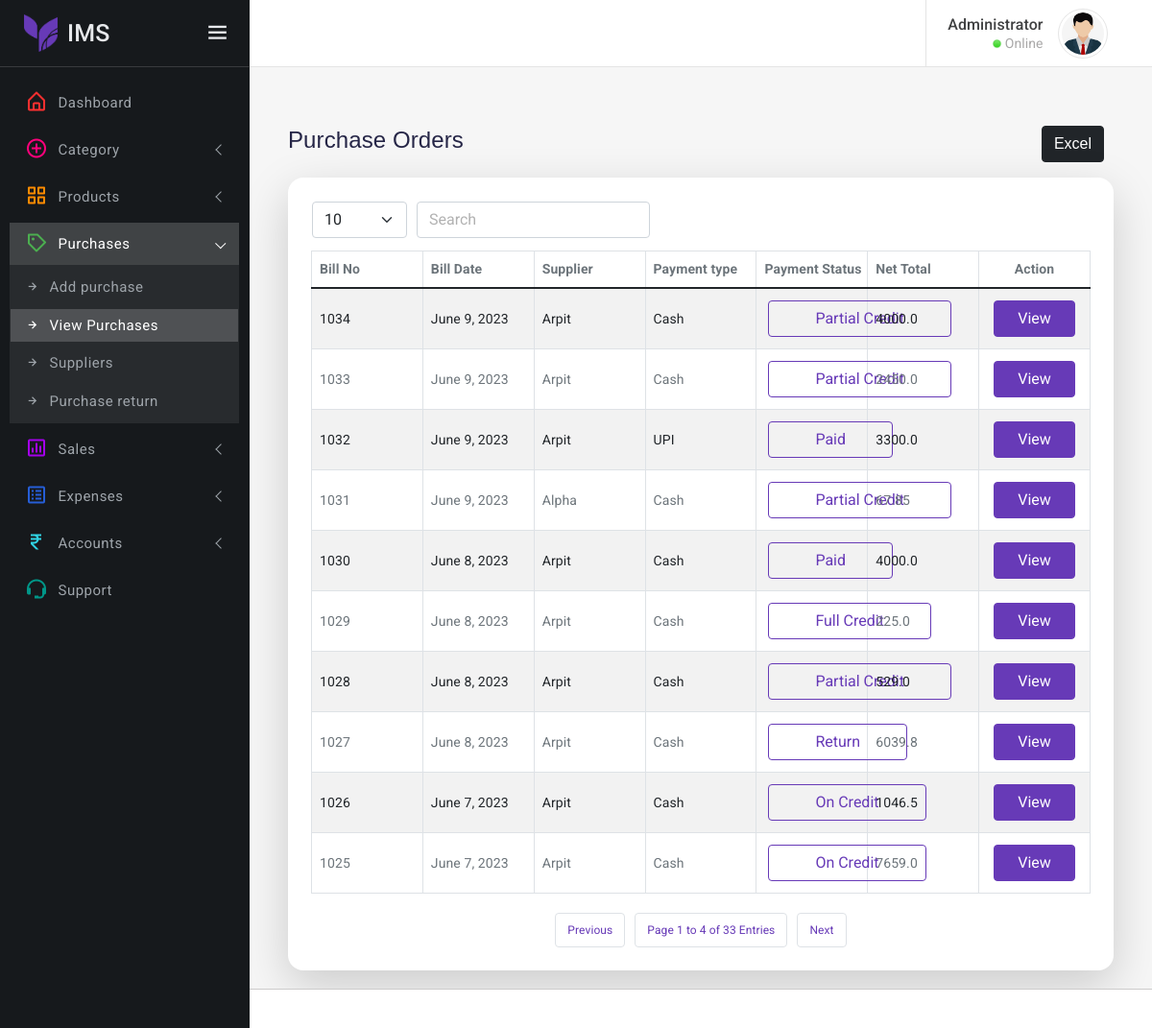
Page /purchases (signed in) on the committed database.
### AdminPanel/models.py (models this page shows, shortened)
class Purchases(models.Model):
    billNo = models.IntegerField(default=0000, primary_key=True)
    billDate = models.DateField(default=datetime.date.today)
    supplierId = models.IntegerField(default=0)
    supplierName = models.CharField(max_length=100)
    supplierPhone = models.CharField(max_length=12)
    supplierGst = models.CharField(max_length=50)
    paymentType = models.CharField(max_length=10)
    total = models.FloatField()
    gst = models.FloatField(default=0)
    otherExpenses = models.FloatField(default=0)
    grossTotal = models.FloatField(default=0)
    discount = models.FloatField(default=0)
    netTotal = models.FloatField(default=0)
    paidAmount = models.FloatField(default=0)
    description = models.CharField(max_length=100)
    billImage = models.ImageField(upload_to='images/purchase-bills', null=True)
    paymentStatus = models.CharField(max_length=50,default="Paid")
    class Meta:
        verbose_name_plural = "Purchases"

### AdminPanel/views.py (the view, shortened to what this page needs)
# urls.py: path("purchases", views.purchases, name='purchases'),
def purchases(request):
    if 'email' in request.session:
        if request.method == 'GET':
            purchases = Purchases.objects.all().order_by('-billNo')
            context = {'purchases': purchases}
            return render(request,"purchases.html", context)
    else:
        return redirect("/")

### templates/purchases.html (shortened to what this page needs)
<!DOCTYPE html>
<html lang="en" class="dark-sidebar">
<head>
    <link href="static/assets/plugins/simplebar/css/simplebar.css" rel="stylesheet" />
    <link href="static/assets/plugins/perfect-scrollbar/css/perfect-scrollbar.css" rel="stylesheet" />
    <link href="static/assets/plugins/metismenu/css/metisMenu.min.css" rel="stylesheet" />
    <link href="static/assets/css/pace.min.css" rel="stylesheet" />
    <link rel="stylesheet" href="static/assets/css/bootstrap.min.css" />
    <link rel="stylesheet" href="https://cdnjs.cloudflare.com/ajax/libs/font-awesome/4.7.0/css/font-awesome.min.css" />
    <link rel="stylesheet" href="static/assets/css/icons.css" />
    <link rel="stylesheet" href="static/assets/css/app.css" />
    <link rel="stylesheet" href="static/assets/css/dark-sidebar.css" />
    <link rel="stylesheet" href="static/assets/css/dark-theme.css" />
</head>
<body>
    <div class="wrapper">
    {% include 'sidebar.html' %}
        <div class="page-wrapper">
            <div class="page-content-wrapper">
                <div class="page-content container-fluid">
                    <br>
                    <div class="m-3" style="display: flex; justify-content: space-between; align-items: center; font-family: Arial, Helvetica, sans-serif">
                        <h4 style="color: #262647 !important;">Purchase Orders</h4>
                        <button style="margin-right:10px;" class="btn btn-dark buttons-html5"><a href="/generate_excel_for_purchaseBills" style="color: white; text-decoration: none;">Excel</a></button>
                    </div>
                    <div class="card m-3 p-4 border-0 shadow-lg" style="border-radius: 1rem !important;">
                        {% if not purchases %}
                            <div style="text-align:center;">
                                <img src="/media/images/others/empty-purchase-list.png" width="600" height="600" alt="">
                            </div>
                        {% else%}
                            <div class="table-responsive">
                                <table id="myTable" class="p-2 mb-0 table table-striped table-bordered dataTable" style="width: 100%;" role="grid" aria-describedby="example2_info">
                                    <thead>
                                    </thead>
                                    <tbody>
                                        {% for purchase in purchases %}
                                            <tr>
                                                <td>{{purchase.billNo}}</td>
                                                <td>{{purchase.billDate}}</td>
                                                <td>{{purchase.supplierName}}</td>
                                                <td>{{purchase.paymentType}}</td>
                                                <td>
                                                    <form action="/purchases" method="post">
                                                        <div style="text-align: center;">
                                                            <button type="submit" class="btn btn-outline-primary m-1 px-5" name="paymentButton">{{purchase.paymentStatus}}</button>
                                                        </div>
                                                    </form>
                                                </td>
                                                <td>{{purchase.netTotal}}</td>
                                                <td>
                                                    <div class="font-22 text-primary" style="text-align: center;">
                                                        <a href="{% url 'view-purchase-bill'%}?billNo={{purchase.billNo}}" style="color: #ff8b01;">
                                                            <button type="button"  class="btn btn-primary px-4" name="edit" data-bs-dismiss="modal">View</button>
                                                        </a>
                                                    </div>
                                                </td>
                                            </tr>
                                        {% endfor %}
                                    </tbody>
                                </table>
                            </div>
                        {% endif%}
                    </div>
                </div>
            </div>
        </div>
    </div>
</body>
</html>

### templates/sidebar.html (shortened to what this page needs)
<header class="top-header">
    <nav class="navbar navbar-expand">
        <div class="right-topbar ms-auto">
            <ul class="navbar-nav">
                <li class="nav-item dropdown dropdown-user-profile">
                    <a class="nav-link dropdown-toggle dropdown-toggle-nocaret" href="javascript:;" data-bs-toggle="dropdown">
                        <div class="d-flex user-box align-items-center">
                            <div class="user-info">
                                <p class="user-name mb-0">Administrator</p>
                                <p class="designattion mb-0">
                                    <img src="media/images/others/online.png" style="width: 11px;margin-right: 3px;margin-top: -3px;" alt="" />Online</p>
                            </div>
                            <img src="media/images/others/profile.jpg" class="user-img" alt="user avatar">
                        </div>
                    </a>
                </li>
            </ul>
        </div>
    </nav>
</header>
<div class="sidebar-wrapper" data-simplebar="true">
    <div class="sidebar-header">
        <div class="">
            <img src="static/assets/images/logo-icon.png" class="logo-icon-2" alt="" />
        </div>
        <div>
            <h4 class="logo-text">IMS</h4>
        </div>
        <a href="javascript:;" class="toggle-btn ms-auto"> <i class="bx bx-menu"></i>
        </a>
    </div>
    <ul class="metismenu" id="menu">
        <li>
            <a href="dashboard" >
                <div class="parent-icon icon-color-1"><i class="bx bx-home-alt"></i>
                </div>
                <div class="menu-title">Dashboard</div>
            </a>
        </li>
        <li>
            <a href="javascript:;" class="has-arrow">
                <div class="parent-icon icon-color-2"><i class="bx bx-plus-circle"></i>
                </div>
                <div class="menu-title">Category</div>
            </a>
        </li>
        <li>
            <a href="javascript:;" class="has-arrow">
                <div class="parent-icon icon-color-4"><i class="bx bx-grid-alt"></i>
                </div>
                <div class="menu-title">Products</div>
            </a>
        </li>
        <li>
            <a href="javascript:;" class="has-arrow">
                <div class="parent-icon icon-color-3"><i class="bx bx-purchase-tag"></i>
                </div>
                <div class="menu-title">Purchases</div>
            </a>
            <ul>
                <li> <a href="add-purchase"><i class="bx bx-right-arrow-alt"></i>Add purchase</a>
                </li>
                <li> <a href="purchases"><i class="bx bx-right-arrow-alt"></i> View Purchases</a>
                </li>
                <li> <a href="suppliers"><i class="bx bx-right-arrow-alt"></i>Suppliers</a>
                </li>
                <li> <a href="purchase-return"><i class="bx bx-right-arrow-alt"></i>Purchase return</a>
                </li>
            </ul>
        </li>
        <li>
            <a href="javascript:;" class="has-arrow">
                <div class="parent-icon icon-color-5"><i class="bx bx-bar-chart-square"></i>
                </div>
                <div class="menu-title">Sales</div>
            </a>
        </li>
        <li>
            <a href="javascript:;" class="has-arrow">
                <div class="parent-icon icon-color-9"><i class="bx bx-spreadsheet"></i>
                </div>
                <div class="menu-title">Expenses</div>
            </a>
        </li>
        <li>
            <a href="javascript:;" class="has-arrow">
                <div class="parent-icon icon-color-10"><i class="bx bx-rupee"></i>
                </div>
                <div class="menu-title">Accounts</div>
            </a>
        </li>
        <li>
            <a href="support">
                <div class="parent-icon icon-color-6"><i class="bx bx-support"></i>
                </div>
                <div class="menu-title">Support</div>
            </a>
        </li>
    </ul>
</div>
<div class="footer">
</div>

### static/assets/css/dark-sidebar.css (style rules this page uses)
html.dark-sidebar .sidebar-wrapper { background: #16191c; border-right: 1px solid #e4e4e400; }
html.dark-sidebar .sidebar-wrapper .sidebar-header { background: #16191c; border-right: 1px solid #e4e4e400; border-bottom: 1px solid rgb(255 255 255 / 15%); }
html.dark-sidebar .sidebar-wrapper .sidebar-header .logo-text { color: #e7e9ec; }
html.dark-sidebar .sidebar-wrapper .sidebar-header .toggle-btn { color: #e7e9ec; }
html.dark-sidebar .sidebar-wrapper .metismenu a { color: #9ea4aa; }
html.dark-sidebar .sidebar-wrapper .metismenu a:hover, html.dark-sidebar .sidebar-wrapper .metismenu a:focus, html.dark-sidebar .sidebar-wrapper .metismenu a:active, html.dark-sidebar .sidebar-wrapper .metismenu .mm-active>a { color: #fff; text-decoration: none; background: rgb(255 255 255 / 18%); }
html.dark-sidebar .sidebar-wrapper .metismenu ul { border: 1px solid #ffffff00; background: rgb(255 255 255 / 8%); }

### rows in the picture
Purchases: billNo "1034", billDate "June 9, 2023", supplierName "Arpit", paymentType "Cash", paymentStatus "Partial Credit", netTotal "4000.0"
Purchases: billNo "1033", billDate "June 9, 2023", supplierName "Arpit", paymentType "Cash", paymentStatus "Partial Credit", netTotal "2450.0"
Purchases: billNo "1032", billDate "June 9, 2023", supplierName "Arpit", paymentType "UPI", paymentStatus "Paid", netTotal "3300.0"
Purchases: billNo "1031", billDate "June 9, 2023", supplierName "Alpha", paymentType "Cash", paymentStatus "Partial Credit", netTotal "67.85"
Purchases: billNo "1030", billDate "June 8, 2023", supplierName "Arpit", paymentType "Cash", paymentStatus "Paid", netTotal "4000.0"
Purchases: billNo "1029", billDate "June 8, 2023", supplierName "Arpit", paymentType "Cash", paymentStatus "Full Credit", netTotal "225.0"
Purchases: billNo "1028", billDate "June 8, 2023", supplierName "Arpit", paymentType "Cash", paymentStatus "Partial Credit", netTotal "529.0"
Purchases: billNo "1027", billDate "June 8, 2023", supplierName "Arpit", paymentType "Cash", paymentStatus "Return", netTotal "6039.8"
Purchases: billNo "1026", billDate "June 7, 2023", supplierName "Arpit", paymentType "Cash", paymentStatus "On Credit", netTotal "1046.5"
Purchases: billNo "1025", billDate "June 7, 2023", supplierName "Arpit", paymentType "Cash", paymentStatus "On Credit", netTotal "7659.0"
